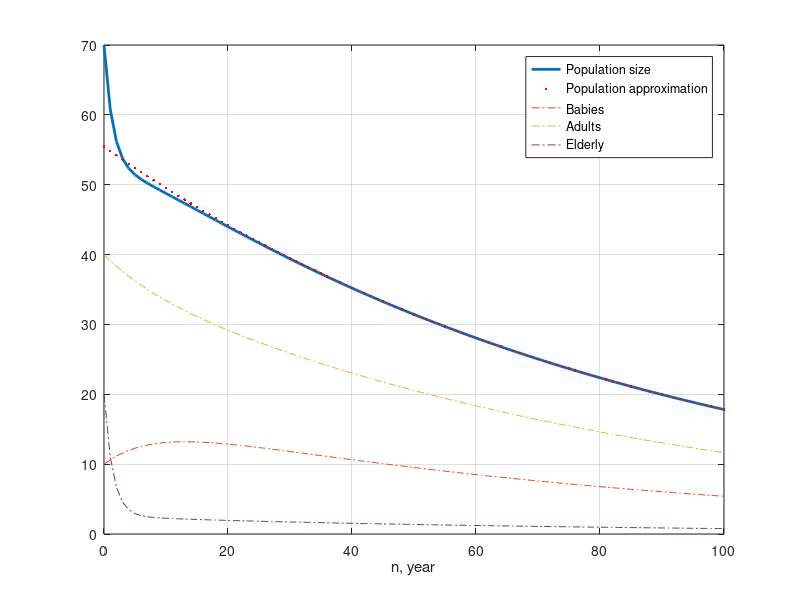

Recreate this plot in MATLAB. (Note: this script raises an error after producing the figure.)
%% Собственные числа, вектора, и модель Лесли - Лефковича

%% Собственные числа и вектора
% По опрделению, собственное число $\lambda$ и собственный вектор $\vec v$ 
% матрицы $\mathbf{A}$ это такие элементы, которые удовлетворяют 
% 
% $\mathbf{A} v = \lambda \vec v$
% 
% Перенся всё влево получаем
% 
% $(\mathbf{A} - \lambda \mathbf{I}) \vec v = \vec 0$
% 
% Некоторая матрица $(\mathbf{A} - \lambda \mathbf{I})$ переводит вектор в
% нулевой, значит её определитель равен нулю:
% 
% $\mathrm{det}(\mathbf{A} - \lambda \mathbf{I}) = 0.$
% 
% Пусть нам задана матрица $\mathbf{A}$
A = [1, -1, 0;
    0, 2, 0;
    0, 0, 3]

%%
% и необходимо найти её собственные числа. Это можно сделать с помощью
% функции
% <https://ch.mathworks.com/help/releases/R2021b/matlab/ref/eig.html eig>.
eig(A)

%%
% Чтобы вдобавок найти и собственные вектора, необходимо "запросить" два
% возвращаемых значения функции
% <https://ch.mathworks.com/help/releases/R2021b/matlab/ref/eig.html eig>.
[V, D] = eig(A)

%%%
% Здесь |V| - матрица, в столбцах которой стоят нормированные собственные вектора $\vec v_i$, а
% матрица |D| - диагональная, где собственное число $\lambda_i =$ |D(i,i)| отвечает
% собственному вектору $\vec v_i =$ |V(:, i)|.

%%
% Второй собственный вектор |V(:, 2)| есть вектор |v_2 = [-1; 1; 0]| (с
% точностью до константы). Тогда, уможая матрицу $\mathbf{A}$ на $v_2$ 4
% раза, собственный вектор 4 раза умножится на собственное число $\lambda_2
% = 2$, то есть
% 
% $\mathbf{A}^4 \vec v_2 = \lambda_2 \mathbf{A}^3 \vec v_2 = \ldots = \lambda_2^4 \vec v_2.$
% 
v_2 = [-1;1;0];
A^4 * v_2

%% Лесли: инициализация
% Рассмотрм модель Лесли эволюции численности населения с тремя группами
% населения. Обозначим их "молодые" (0 - 20 лет), "взрослые" (21 - 50), и
% "пожилиые" (51-90). Распределение по возрастам условное.
% 
% Запишем размеры трех групп в переменную |m|.

m = [20 30 40];
cumsum(m)
(m-1)./m

%%
% Матрица Лесли для трех групп имеет вид
%
% $$L = \pmatrix{\frac{m_1 - 1}{m_1} (1-\alpha) & b & 0 \cr \frac{1}{m_1}
% (1 - \alpha) & \frac{m_2 - 1}{m_2} & 0 \cr 0 & \frac{1}{m_2} & \frac{m_3 - 1}{m_3} (1-\beta)},$$
%
% где $\alpha, \beta$ - смертность в первой и третьей группах,
% соответсвтенно; $b$ - рождаемость во второй группе.
% 
% Функция
% <https://ch.mathworks.com/help/releases/R2021b/matlab/ref/diag.html
% diag> создает из вектора матрицу, где на диагонали стоит тот самый
% вектор. Второй аргумент контролирует номер диагонали (+2 для сдвига вверх
% на две, -1 для сдвига на одну вниз от главной диагонали).
% 
% Эти операции помогут при создании матрицы Лесли больших размеров.
diag((m-1)./m)
%%
diag(1./m(1:end-1), -1)
%%
diag((m-1)./m) + diag(1./m(1:end-1), -1)

%% Лесли: создание матрицы L
L = diag((m-1)./m) + diag(1./m(1:end-1), -1);
alpha = .05;
beta = .5;
b = .04;

%%%
L(1, 2) = b;
L(1:2, 1) = L(1:2, 1) * (1 - alpha);
L(end, end) = L(end, end) * (1 - beta)

%% Лесли: собственные числа и вектора матрицы L
% Найдем собственные числа и вектора матрицы Лесли.
[V, D] = eig(L)
%%%
% Обратим внимание на то, что все собственные числа по модулю меньше 1. Это
% значит, что при большом времени наша популяция будем уменьшаться.

%% Лесли: симуляция
% Пусть в начальным момент времени у нас имеется следующее распрделение
% численнсти населения:
p_0 = [10; 40; 20];
%%
% После одного года это число изменится:
p_1 = L*p_0

%%
% Зададим период в 100 лет и посчитаем число населения в каждый момент
% времени.

N = 100;
p = zeros(3, N + 1);
p(:, 1) = p_0;

for k = 1 : N
    p(:, k+1) = L * p(:, k);
end

%% Лесли: разложение начального условия по собственным векторам матрицы L
% Собственные вектора матрицы Лесли задают нормированный базис (но не
% ортогональный). Чтобы разложить начальное распредление |p_0| по этому
% базису, необходимо найти такие коэффициенты $a, b, c$, что
%
% $$ a \vec v_1 + b \vec v_2 + c \vec v_3 = \vec p_0 $$,
% 
% или в матричнов виде
% 
% $$ V \cdot \pmatrix{a \cr b \cr c} = \vec p_0. $$
%
% Таким образом,
% 
% $$ \pmatrix{a \cr b \cr c} = V^{-1} \vec p_0.$$
% 

% inv(V) * p_0
% V^-1 * p_0
abc = V \ p_0

%%
%  Проверим полученное разложение:
a = abc(1);
b = abc(2);
c = abc(3);
v1 = V(:, 1);
v2 = V(:, 2);
v3 = V(:, 3);
disp(a*v1 + b*v2 + c*v3);

%% Лесли: анализ
% Важное свойство в линейной алгебре (и в модели Лесли):
% 
% $$ \mathbf{L}^N \vec p_0 = \mathbf{L}^N (a \vec v_1 + b \vec v_2 + c \vec v_3) = a \lambda_1^N \vec v_1 + b \lambda_2^N \vec v_2 + c \lambda_3^N \vec v_3. $$
% 
% Возведем все собственные числа в степерь |N|.
disp(diag(D).^N)
%%%
% Заметим, что все собственные числа, кроме одного, занулились (а точнее,
% стали очень близки к нулю).

%%
% Таким обрзом, при больших временах можно аппроксимировать распределение
% численности населения собственным вектором, отвечающим наибольшему
% собственному числу.
[lam_max, max_ind] = max(diag(D));
p_N_approx = abc(max_ind) * lam_max.^(0:N) .* v2;

%%
% Разница в конечный момент времени между нашей аппроксимацией и точным
% значением есть
disp(p_N_approx(:, end) - p(:, end));

%%
% Посчитаем общую численность населения в каждый момент времени и запишем
% её в |p_size|.
p_size = sum(p);

%%
% Построим график эволюции численности населения
figure(9);
plot(0:N, p_size, '-', 'LineWidth', 2); % Общее количество населения
grid on;

hold on;
plot(0:N, sum(p_N_approx), '.r', 'MarkerSize', 6); % Аппроксимация общего количества населения
plot(0:N, p, '-.');  % Количество "молодых", "взрослых" и "пожилых"
hold off;

xlabel('n, year');
legend('Population size', 'Population approximation', 'Babies', 'Adults', 'Elderly');
title('Poupulation evolution over time', 'according to the Leslie model');
